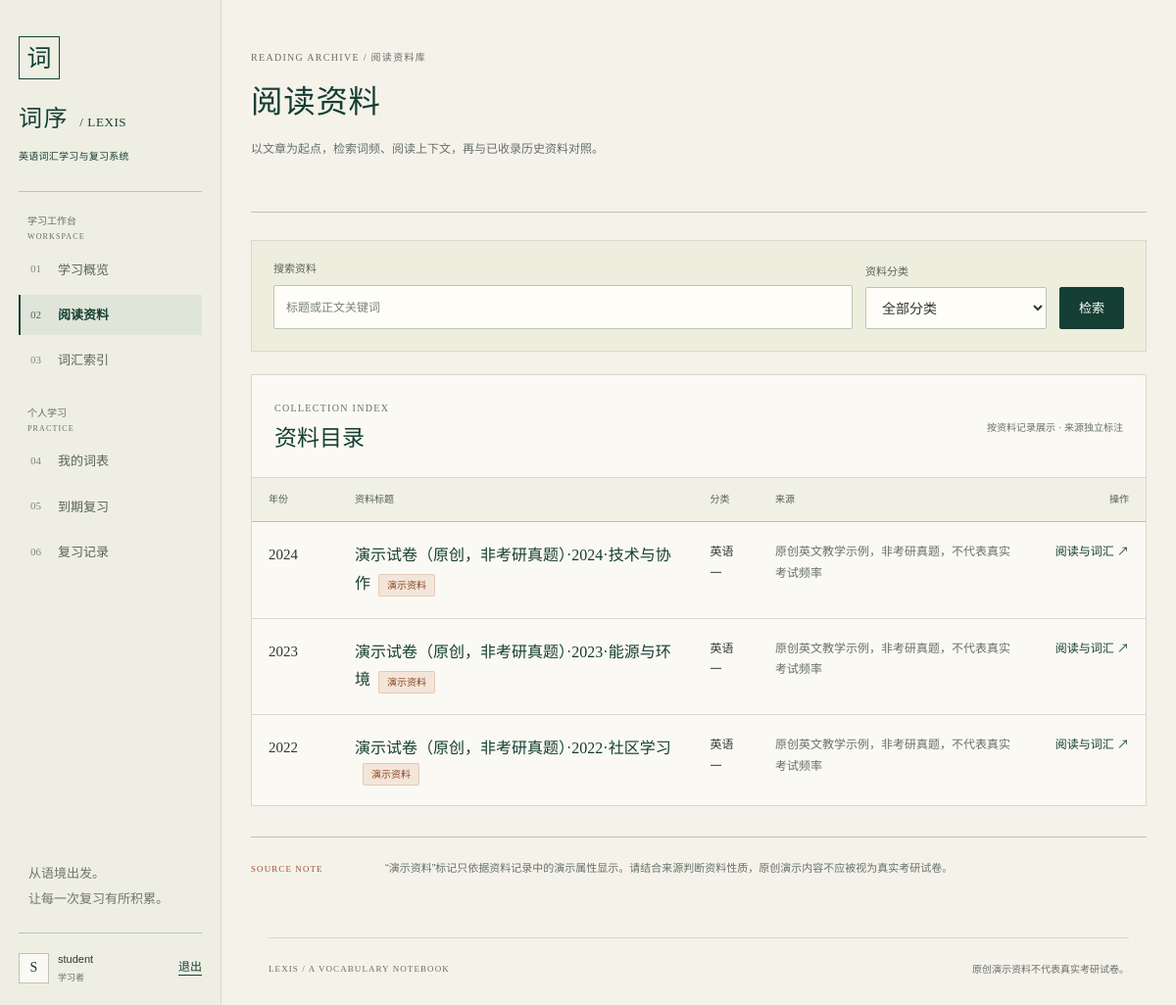
The page /papers/ (signed in) on the database its author committed.
### core/models.py (models this page shows, shortened)
class User(AbstractUser):
    class Role(models.TextChoices):
        ADMIN = "admin", "管理员"
        STUDENT = "student", "学生"
    role = models.CharField("角色", max_length=10, choices=Role.choices, default=Role.STUDENT)
    display_name = models.CharField("显示名称", max_length=80, blank=True)
    created_at = models.DateTimeField("创建时间", auto_now_add=True)
    updated_at = models.DateTimeField("更新时间", auto_now=True)
    class Meta:
        verbose_name = "用户"
        verbose_name_plural = "用户"
        ordering = ["username", "pk"]

class Paper(models.Model):
    class Category(models.TextChoices):
        ENGLISH1 = "english1", "英语一"
        ENGLISH2 = "english2", "英语二"
    class Status(models.TextChoices):
        DRAFT = "draft", "待分析"
        ANALYZED = "analyzed", "已分析"
    title = models.CharField("试卷标题", max_length=200)
    year = models.PositiveSmallIntegerField(
        "年份", validators=[MinValueValidator(1900), MaxValueValidator(2200)]
    )
    category = models.CharField("试卷类别", max_length=10, choices=Category.choices)
    content = models.TextField("英文正文")
    source = models.CharField("来源说明", max_length=255, blank=True)
    is_demo = models.BooleanField("原创演示资料", default=False)
    status = models.CharField("分析状态", max_length=12, choices=Status.choices, default=Status.DRAFT)
    token_count = models.PositiveIntegerField("英文词次总数", default=0)
    valid_count = models.PositiveIntegerField("有效词次总数", default=0)
    analyzed_at = models.DateTimeField("分析时间", null=True, blank=True)
    created_by = models.ForeignKey(
        settings.AUTH_USER_MODEL, verbose_name="创建人", on_delete=models.SET_NULL,
        related_name="created_papers", null=True, blank=True,
    )
    created_at = models.DateTimeField("创建时间", auto_now_add=True)
    updated_at = models.DateTimeField("更新时间", auto_now=True)
    class Meta:
        verbose_name = "试卷"
        verbose_name_plural = "试卷"
        ordering = ["-year", "category", "pk"]
        indexes = [models.Index(fields=["category", "status", "year"], name="paper_history_idx")]
        constraints = [
            models.CheckConstraint(condition=models.Q(valid_count__lte=models.F("token_count")), name="paper_valid_lte_tokens"),
        ]

### core/views.py (the view)
# urls.py: path("papers/", views.paper_list, name="paper_list"),
@login_required
def paper_list(request):
    q = request.GET.get("q", "").strip()[:100]
    category = request.GET.get("category", "")
    papers = Paper.objects.all().order_by("-year", "-created_at")
    if q:
        papers = papers.filter(Q(title__icontains=q) | Q(source__icontains=q))
    if category in ("english1", "english2"):
        papers = papers.filter(category=category)
    return render(request, "papers/list.html", {"papers": papers, "q": q, "category": category})

### core/context_processors.py (called while the page is built)
def site_context(request):
    label = "WordNet 词形归一" if settings.ANALYSIS_ENGINE == "wordnet" else "基础规则词形归一（非完整 NLP）"
    return {"is_admin": is_admin(request.user), "analysis_engine_label": label}

### core/services.py (called while the page is built)
def is_admin(user):
    return bool(
        user and getattr(user, "is_authenticated", False)
        and getattr(user, "is_active", False)
        and (getattr(user, "is_superuser", False) or getattr(user, "role", None) == User.Role.ADMIN)
    )

### templates/papers/list.html (shortened to what this page needs)
{% extends 'base.html' %}
{% block eyebrow %}READING ARCHIVE / 阅读资料库{% endblock %}
{% block page_title %}阅读资料{% endblock %}
{% block page_description %}以文章为起点，检索词频、阅读上下文，再与已收录历史资料对照。{% endblock %}
{% block content %}
<form class="filter-bar" method="get" action="{% url 'paper_list' %}" role="search"><div class="filter-field filter-grow"><label for="paper-q">搜索资料</label><input type="search" id="paper-q" name="q" value="{{ q|default:'' }}" placeholder="标题或正文关键词"></div><div class="filter-field"><label for="paper-category">资料分类</label><select id="paper-category" name="category"><option value="">全部分类</option></select></div><button class="button button-primary" type="submit">检索</button></form>
<section class="panel table-panel" aria-labelledby="paper-table-title"><div class="section-heading"><div><p class="eyebrow">COLLECTION INDEX</p><h2 id="paper-table-title">资料目录</h2></div><p class="section-aside">按资料记录展示 · 来源独立标注</p></div><div class="table-scroll" role="region" aria-label="阅读资料目录" tabindex="0"><table><thead><tr><th scope="col" class="col-year">年份</th><th scope="col">资料标题</th><th scope="col">分类</th><th scope="col">来源</th><th scope="col" class="align-right">操作</th></tr></thead><tbody>{% for paper in papers %}<tr><td class="numeric">{{ paper.year|default:'—' }}</td><td><a class="table-title" href="{% url 'paper_detail' paper.pk %}">{{ paper.title }}</a>{% if paper.is_demo %}<span class="badge badge-accent">演示资料</span>{% endif %}</td><td>{{ paper.get_category_display|default:'未分类' }}</td><td class="muted cell-wrap">{{ paper.source|default:'来源尚未登记' }}</td><td class="align-right"><a class="quiet-link nowrap" href="{% url 'paper_detail' paper.pk %}">阅读与词汇 <span aria-hidden="true">↗</span></a></td></tr>{% endfor %}</tbody></table></div></section>
<aside class="method-note"><span class="method-index" lang="en">SOURCE NOTE</span><p>“演示资料”标记只依据资料记录中的演示属性显示。请结合来源判断资料性质，原创演示内容不应被视为真实考研试卷。</p></aside>
{% endblock %}

### templates/base.html (shortened to what this page needs)
{% load static %}
<!DOCTYPE html>
<html lang="zh-CN">
<head>
  <link rel="stylesheet" href="{% static 'site.css' %}">
</head>
<body class="{% if user.is_authenticated %}is-signed-in{% else %}is-auth{% endif %}">
  {% if user.is_authenticated %}
  <aside class="sidebar" id="site-navigation" aria-label="主导航">
    <a class="brand" href="{% url 'dashboard' %}" aria-label="词序，返回学习概览">
      <span class="brand-mark" aria-hidden="true">词</span>
      <span class="brand-name">词序 <span lang="en">/ LEXIS</span></span>
      <span class="brand-caption">英语词汇学习与复习系统</span>
    </a>
    <div class="sidebar-rule"></div>
    {% with current=request.resolver_match.url_name %}
    <nav>
      <p class="nav-group-label">学习工作台 <span lang="en">WORKSPACE</span></p>
      <a class="nav-link {% if current == 'dashboard' %}is-active{% endif %}" href="{% url 'dashboard' %}" {% if current == 'dashboard' %}aria-current="page"{% endif %}><span class="nav-index" aria-hidden="true">01</span>学习概览</a>
      <a class="nav-link {% if current == 'paper_list' or current == 'paper_detail' or current == 'paper_compare' or current == 'paper_create' or current == 'paper_edit' %}is-active{% endif %}" href="{% url 'paper_list' %}" {% if current == 'paper_list' %}aria-current="page"{% endif %}><span class="nav-index" aria-hidden="true">02</span>阅读资料</a>
      <a class="nav-link " href="{% url 'word_list' %}" ><span class="nav-index" aria-hidden="true">03</span>词汇索引</a>
      <p class="nav-group-label nav-group-spaced">个人学习 <span lang="en">PRACTICE</span></p>
      <a class="nav-link {% if current == 'study_list' %}is-active{% endif %}" href="{% url 'study_list' %}" {% if current == 'study_list' %}aria-current="page"{% endif %}><span class="nav-index" aria-hidden="true">04</span>我的词表</a>
      <a class="nav-link {% if current == 'review_list' %}is-active{% endif %}" href="{% url 'review_list' %}" {% if current == 'review_list' %}aria-current="page"{% endif %}><span class="nav-index" aria-hidden="true">05</span>到期复习</a>
      <a class="nav-link " href="{% url 'review_history' %}" ><span class="nav-index" aria-hidden="true">06</span>复习记录</a>
    </nav>
    {% endwith %}
    <div class="sidebar-bottom">
      <p class="sidebar-note">从语境出发。<br>让每一次复习有所积累。</p>
      <div class="account-block">
        <span class="account-avatar" aria-hidden="true">{{ user.username|first|upper }}</span>
        <div class="account-copy"><strong>{{ user.username }}</strong><span>{% if is_admin %}资料管理员{% else %}学习者{% endif %}</span></div>
        <form method="post" action="{% url 'logout' %}">{% csrf_token %}<button class="text-button" type="submit">退出</button></form>
      </div>
    </div>
  </aside>
  {% else %}
  <header class="guest-masthead"><a class="guest-brand" href="{% url 'login' %}">词序 <span lang="en">/ LEXIS</span></a><span>英语词汇学习与复习系统</span></header>
  {% endif %}
  <div class="main-shell">
    <main id="main-content" tabindex="-1">
      {% block page_header %}
      <header class="page-header">
        <div class="page-heading">
          <p class="eyebrow">{% block eyebrow %}LEXIS · 学习工作台{% endblock %}</p>
          <h1>{% block page_title %}学习概览{% endblock %}</h1>
          <p class="page-description">{% block page_description %}在真实语境中认识词汇，在持续复习中建立记忆。{% endblock %}</p>
        </div>
      </header>
      {% endblock %}
      {% block content %}{% endblock %}
    </main>
    <footer class="site-footer">
      <span class="footer-brand" lang="en">LEXIS / A VOCABULARY NOTEBOOK</span>
      <span>原创演示资料不代表真实考研试卷。</span>
    </footer>
  </div>
</body>
</html>

### rows shown on the page
User: username|first "S", username "student"
Paper: year "2024", title "演示试卷（原创，非考研真题）·2024·技术与协作", is_demo "演示资料", category "英语一", source "原创英文教学示例，非考研真题，不代表真实考试频率"
Paper: year "2023", title "演示试卷（原创，非考研真题）·2023·能源与环境", is_demo "演示资料", category "英语一", source "原创英文教学示例，非考研真题，不代表真实考试频率"
Paper: year "2022", title "演示试卷（原创，非考研真题）·2022·社区学习", is_demo "演示资料", category "英语一", source "原创英文教学示例，非考研真题，不代表真实考试频率"
